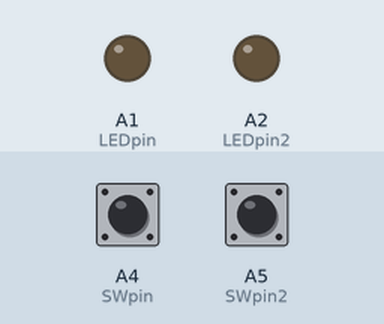
A sketch run on a simulated Arduino Uno, built with avr-gcc and run on an emulated ATmega328P. Parts: output pins drawn as LEDs (lit = HIGH). The test bench sets the inputs (shaded band); at power-on: A4 (SWpin) LOW, A5 (SWpin2) LOW.

Above: at 1.2 s.
1.3 s: A4 (SWpin) pulled HIGH for 0.15 s
At 1.37 s:
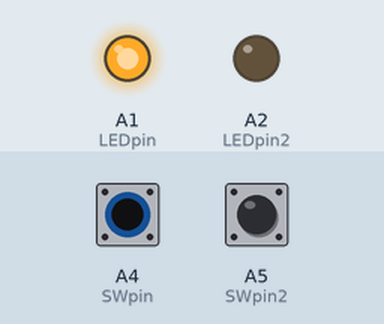
2.9 s: A5 (SWpin2) pulled HIGH for 0.15 s
At 2.97 s:
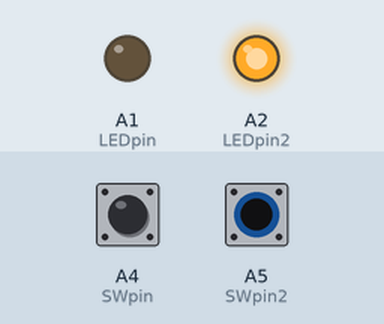
4.5 s: A5 (SWpin2) pulled HIGH for 3.2 s
At 8.7 s:
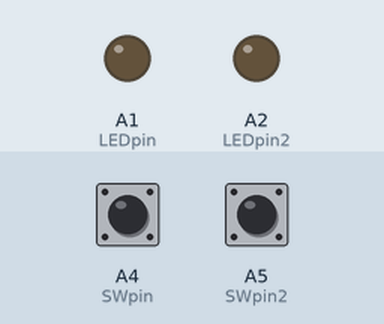
9.2 s: A4 (SWpin) pulled HIGH for 3.2 s
At 9.8 s:
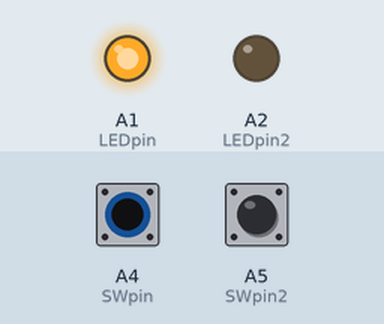
13.9 s: A4 (SWpin) driven HIGH and A5 (SWpin2) driven HIGH
At 14.6 s:
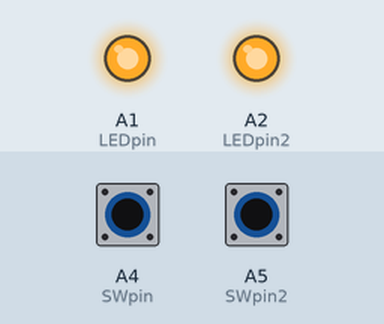
Timing chart, 0 to 16.4 s (numbered marks = the images above; inputs shaded):
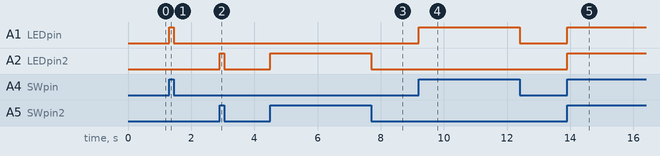

Measured:
- after the input at 1.3 s, A1 (LEDpin): LOW → HIGH at once, → LOW 0.15 s later
- after the input at 2.9 s, A2 (LEDpin2): LOW → HIGH at once, → LOW 0.15 s later
- after the input at 4.5 s, A2 (LEDpin2): LOW → HIGH at once, → LOW 3.2 s later
- after the input at 9.2 s, A1 (LEDpin): LOW → HIGH at once, → LOW 3.2 s later
- after the input at 13.9 s, A1 (LEDpin), A2 (LEDpin2): LOW → HIGH at once

The sketch:

test002.ino
```cpp
int LEDpin=A1;
int LEDpin2=A2;
int SWpin=A4;
int SWpin2=A5;

void setup()
{
  pinMode(LEDpin, OUTPUT);
  pinMode(SWpin,INPUT);
  pinMode(LEDpin2, OUTPUT);
  pinMode(SWpin2,INPUT);
}

void loop()
{
  int SW=digitalRead(SWpin);
  int SW2=digitalRead(SWpin2);

  if(SW==HIGH && SW2==HIGH)
  {
    digitalWrite(LEDpin,HIGH);
    digitalWrite(LEDpin2,HIGH);
  }
  else if(SW==HIGH && SW2==LOW)
  {
    digitalWrite(LEDpin,HIGH);
  }
  else if(SW==LOW && SW2==HIGH)
  {
    digitalWrite(LEDpin2,HIGH);
  }
  else if(SW==LOW && SW2==LOW)
  {
    digitalWrite(LEDpin,LOW);
    digitalWrite(LEDpin2,LOW);
  }
}
```
